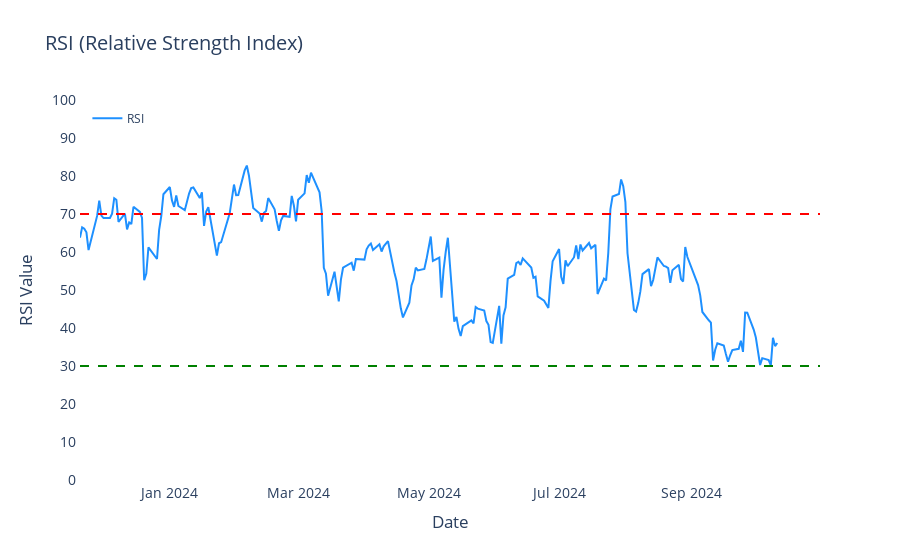
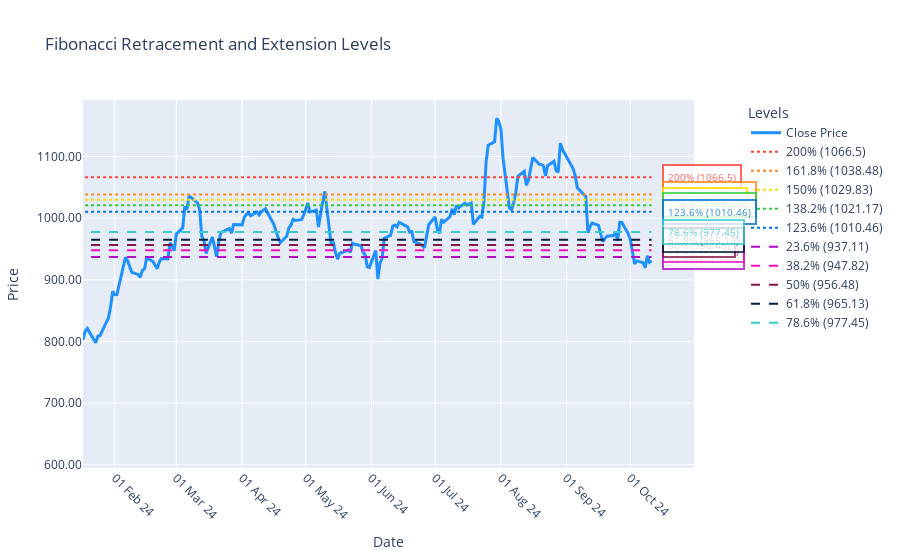
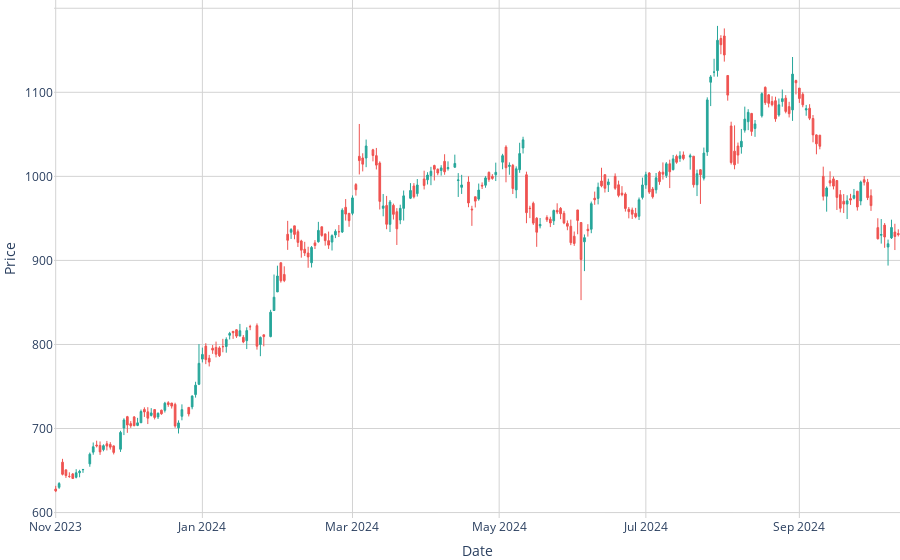

Notebook code for these charts, in order:
### Code cell
#INPUT
name = input('Enter a name: ')

# PREPROCESSING THE NAME
symbol,st_name = search_stock_symbol(name)
symbol = symbol_changes(symbol)

# API CALL
comp = yf.Ticker(symbol)
data = comp.history(period='1y', interval='1d')
info = comp.info

curr_price = info['currentPrice']

weights = {
    'pe': 0.3,
    'rsi': 0.5,
    'macd': 0.5,
    'fib': 0.4,
    'trend': 0.4
}

# PE RATIO AND CAP ID
info = pe_and_market_cap(info)

if info[2] != 1:
    print('The company is not large cap')
    

pe = info[1]

if pe <= 20:
    pe_score = 1  # Buy
    pe_response = f'The P/E ratio is {round(pe,2)}, which is below 20, hence BUY'

else:
    pe_score = -1  # Sell
    pe_response = f'The P/E ratio is {round(pe,2)}, which is above 20, hence SELL'


# RSI
r, window = rsi(data)
rsi_score, rsi_response = analyze_rsi(r)

# MACD
ma = macd(data)
macd_score, macd_response = interpret_macd(ma)


# Fibonacci Retracement
fib = fibonacci_retracement(data)

current_price = data['Close'].iloc[-1]
prev_price = data['Close'].iloc[-2]

trend = fib['trend']

levels = dict()
levels['retracement'] = fib['retracement_levels']
levels ['extension'] = fib['extension_levels']

fib_response, fib_score = fib_insight(current_price=current_price, trend=trend, levels=levels, previous_price=prev_price)

data_trend = calculate_trend(data, short_window=14, long_window=50)
trend_score, trend_response = analyze_trend(data_trend)

final_score = (
    (pe_score * weights['pe']) + 
    (rsi_score * weights['rsi']) + 
    (macd_score * weights['macd']) + 
    (fib_score * weights['fib']) +
    (trend_score * weights['trend'])
)

# Decision based on final score
if final_score > 0:
    print(f'\nBuy stocks of {st_name}')
else:
    print(f'\nSell your stocks of {st_name}')


print(f'Current Price of {st_name}: {curr_price}')
print(f'Market Cap of {st_name}: {round(info[0] / (10 ** 7) , 2)} Crores')

print(pe_response)  

visualise_macd(ma)
print(macd_response)

visualise_rsi(r, window)
print(rsi_response)

fig = visualise_fib(fib, data)
fig.show()
print(*fib_response)

print('\n' + trend_response)
plot_stock_trends_candlestick(a)

### Figure 1 — Plotly figure (JSON) as saved in the notebook; plotly's stock layout.template omitted (floating-point values rounded to 4 significant figures; data arrays with more than 128 entries replaced by an {"elided": "..."} marker saying what was removed)
{"data": [{"hovertemplate": "Date: %{x|%b %d}<br>RSI: %{y:.2f}<extra></extra>", "line": {"color": "dodgerblue", "width": 2}, "mode": "lines", "name": "RSI", "type": "scatter", "x": {"elided": "232 str values"}, "y": {"elided": "232 float values"}}], "layout": {"font": {"size": 14}, "hovermode": "x unified", "legend": {"font": {"size": 12}, "x": 0.01, "y": 0.99}, "plot_bgcolor": "white", "shapes": [{"line": {"color": "red", "dash": "dash", "width": 2}, "type": "line", "x0": 0, "x1": 1, "xref": "x domain", "y0": 70, "y1": 70, "yref": "y"}, {"line": {"color": "green", "dash": "dash", "width": 2}, "type": "line", "x0": 0, "x1": 1, "xref": "x domain", "y0": 30, "y1": 30, "yref": "y"}], "showlegend": true, "title": {"text": "RSI (Relative Strength Index)"}, "xaxis": {"nticks": 10, "range": ["2023-11-20T00:00:00+05:30", "2024-10-31T00:00:00+05:30"], "showgrid": true, "showline": true, "showticklabels": true, "tickmode": "auto", "title": {"text": "Date"}, "zeroline": false}, "yaxis": {"dtick": 10, "range": [0, 100], "showgrid": true, "showline": true, "showticklabels": true, "tick0": 0, "tickmode": "linear", "title": {"text": "RSI Value"}, "zeroline": false}}}

### Figure 2 — Plotly figure (JSON) as saved in the notebook; plotly's stock layout.template omitted (floating-point values rounded to 4 significant figures; data arrays with more than 128 entries replaced by an {"elided": "..."} marker saying what was removed)
{"data": [{"hovertemplate": "<b>Date:</b> %{x|%d %b %y}<br><b>Close:</b> %{y:.2f}<extra></extra>", "line": {"color": "#1e90ff", "width": 3}, "name": "Close Price", "type": "scatter", "x": {"elided": "246 str values"}, "y": {"elided": "246 float values"}}, {"line": {"color": "#FF4136", "dash": "dot", "width": 2}, "mode": "lines", "name": "200% (1066.5)", "type": "scatter", "x": ["2023-10-11T00:00:00+05:30", "2024-10-11T00:00:00+05:30"], "y": [1067.0, 1067.0]}, {"line": {"color": "#FF851B", "dash": "dot", "width": 2}, "mode": "lines", "name": "161.8% (1038.48)", "type": "scatter", "x": ["2023-10-11T00:00:00+05:30", "2024-10-11T00:00:00+05:30"], "y": [1038.0, 1038.0]}, {"line": {"color": "#FFDC00", "dash": "dot", "width": 2}, "mode": "lines", "name": "150% (1029.83)", "type": "scatter", "x": ["2023-10-11T00:00:00+05:30", "2024-10-11T00:00:00+05:30"], "y": [1030.0, 1030.0]}, {"line": {"color": "#2ECC40", "dash": "dot", "width": 2}, "mode": "lines", "name": "138.2% (1021.17)", "type": "scatter", "x": ["2023-10-11T00:00:00+05:30", "2024-10-11T00:00:00+05:30"], "y": [1021.0, 1021.0]}, {"line": {"color": "#0074D9", "dash": "dot", "width": 2}, "mode": "lines", "name": "123.6% (1010.46)", "type": "scatter", "x": ["2023-10-11T00:00:00+05:30", "2024-10-11T00:00:00+05:30"], "y": [1010.0, 1010.0]}, {"line": {"color": "#B10DC9", "dash": "dash", "width": 2}, "mode": "lines", "name": "23.6% (937.11)", "type": "scatter", "x": ["2023-10-11T00:00:00+05:30", "2024-10-11T00:00:00+05:30"], "y": [937.1, 937.1]}, {"line": {"color": "#F012BE", "dash": "dash", "width": 2}, "mode": "lines", "name": "38.2% (947.82)", "type": "scatter", "x": ["2023-10-11T00:00:00+05:30", "2024-10-11T00:00:00+05:30"], "y": [947.8, 947.8]}, {"line": {"color": "#85144b", "dash": "dash", "width": 2}, "mode": "lines", "name": "50% (956.48)", "type": "scatter", "x": ["2023-10-11T00:00:00+05:30", "2024-10-11T00:00:00+05:30"], "y": [956.5, 956.5]}, {"line": {"color": "#001f3f", "dash": "dash", "width": 2}, "mode": "lines", "name": "61.8% (965.13)", "type": "scatter", "x": ["2023-10-11T00:00:00+05:30", "2024-10-11T00:00:00+05:30"], "y": [965.1, 965.1]}, {"line": {"color": "#39CCCC", "dash": "dash", "width": 2}, "mode": "lines", "name": "78.6% (977.45)", "type": "scatter", "x": ["2023-10-11T00:00:00+05:30", "2024-10-11T00:00:00+05:30"], "y": [977.5, 977.5]}], "layout": {"annotations": [{"bgcolor": "white", "bordercolor": "#FF4136", "borderpad": 4, "borderwidth": 2, "font": {"color": "#FF4136", "size": 10}, "opacity": 0.8, "showarrow": false, "text": "200% (1066.5)", "x": "2024-10-11T00:00:00+05:30", "xanchor": "left", "xshift": 10, "y": 1067.0}, {"bgcolor": "white", "bordercolor": "#FF851B", "borderpad": 4, "borderwidth": 2, "font": {"color": "#FF851B", "size": 10}, "opacity": 0.8, "showarrow": false, "text": "161.8% (1038.48)", "x": "2024-10-11T00:00:00+05:30", "xanchor": "left", "xshift": 10, "y": 1038.0}, {"bgcolor": "white", "bordercolor": "#FFDC00", "borderpad": 4, "borderwidth": 2, "font": {"color": "#FFDC00", "size": 10}, "opacity": 0.8, "showarrow": false, "text": "150% (1029.83)", "x": "2024-10-11T00:00:00+05:30", "xanchor": "left", "xshift": 10, "y": 1030.0}, {"bgcolor": "white", "bordercolor": "#2ECC40", "borderpad": 4, "borderwidth": 2, "font": {"color": "#2ECC40", "size": 10}, "opacity": 0.8, "showarrow": false, "text": "138.2% (1021.17)", "x": "2024-10-11T00:00:00+05:30", "xanchor": "left", "xshift": 10, "y": 1021.0}, {"bgcolor": "white", "bordercolor": "#0074D9", "borderpad": 4, "borderwidth": 2, "font": {"color": "#0074D9", "size": 10}, "opacity": 0.8, "showarrow": false, "text": "123.6% (1010.46)", "x": "2024-10-11T00:00:00+05:30", "xanchor": "left", "xshift": 10, "y": 1010.0}, {"bgcolor": "white", "bordercolor": "#B10DC9", "borderpad": 4, "borderwidth": 2, "font": {"color": "#B10DC9", "size": 10}, "opacity": 0.8, "showarrow": false, "text": "23.6% (937.11)", "x": "2024-10-11T00:00:00+05:30", "xanchor": "left", "xshift": 10, "y": 937.1}, {"bgcolor": "white", "bordercolor": "#F012BE", "borderpad": 4, "borderwidth": 2, "font": {"color": "#F012BE", "size": 10}, "opacity": 0.8, "showarrow": false, "text": "38.2% (947.82)", "x": "2024-10-11T00:00:00+05:30", "xanchor": "left", "xshift": 10, "y": 947.8}, {"bgcolor": "white", "bordercolor": "#85144b", "borderpad": 4, "borderwidth": 2, "font": {"color": "#85144b", "size": 10}, "opacity": 0.8, "showarrow": false, "text": "50% (956.48)", "x": "2024-10-11T00:00:00+05:30", "xanchor": "left", "xshift": 10, "y": 956.5}, {"bgcolor": "white", "bordercolor": "#001f3f", "borderpad": 4, "borderwidth": 2, "font": {"color": "#001f3f", "size": 10}, "opacity": 0.8, "showarrow": false, "text": "61.8% (965.13)", "x": "2024-10-11T00:00:00+05:30", "xanchor": "left", "xshift": 10, "y": 965.1}, {"bgcolor": "white", "bordercolor": "#39CCCC", "borderpad": 4, "borderwidth": 2, "font": {"color": "#39CCCC", "size": 10}, "opacity": 0.8, "showarrow": false, "text": "78.6% (977.45)", "x": "2024-10-11T00:00:00+05:30", "xanchor": "left", "xshift": 10, "y": 977.5}], "hovermode": "x unified", "legend": {"title": {"text": "Levels"}}, "showlegend": true, "title": {"text": "Fibonacci Retracement and Extension Levels"}, "xaxis": {"anchor": "y", "domain": [0, 0.94], "range": ["2024-01-17T00:00:00+05:30", "2024-10-31T00:00:00+05:30"], "tickangle": 45, "tickformat": "%d %b %y", "tickmode": "array", "ticktext": ["01 Feb 24", "01 Mar 24", "01 Apr 24", "01 May 24", "01 Jun 24", "01 Jul 24", "01 Aug 24", "01 Sep 24", "01 Oct 24"], "tickvals": ["2024-02-01T00:00:00+05:30", "2024-03-01T00:00:00+05:30", "2024-04-01T00:00:00+05:30", "2024-05-01T00:00:00+05:30", "2024-06-01T00:00:00+05:30", "2024-07-01T00:00:00+05:30", "2024-08-01T00:00:00+05:30", "2024-09-01T00:00:00+05:30", "2024-10-01T00:00:00+05:30"], "title": {"text": "Date"}}, "yaxis": {"anchor": "x", "domain": [0, 1], "tickformat": ".2f", "title": {"text": "Price"}}, "yaxis2": {"anchor": "x", "overlaying": "y", "side": "right", "tickformat": ".2f"}}}

### Figure 3 — Plotly figure (JSON) as saved in the notebook; plotly's stock layout.template omitted (floating-point values rounded to 4 significant figures; data arrays with more than 128 entries replaced by an {"elided": "..."} marker saying what was removed)
{"data": [{"close": {"elided": "232 float values"}, "decreasing": {"fillcolor": "#EF5350", "line": {"color": "#EF5350"}}, "high": {"elided": "232 float values"}, "increasing": {"fillcolor": "#26A69A", "line": {"color": "#26A69A"}}, "line": {"width": 1}, "low": {"elided": "232 float values"}, "open": {"elided": "232 float values"}, "type": "candlestick", "x": {"elided": "232 str values"}}], "layout": {"hovermode": "x unified", "margin": {"b": 0, "l": 0, "r": 0, "t": 0}, "plot_bgcolor": "white", "showlegend": false, "title": {"text": "Candle Chart"}, "xaxis": {"gridcolor": "lightgrey", "gridwidth": 1, "rangebreaks": [{"bounds": ["sat", "mon"]}], "rangeslider": {"visible": false}, "showgrid": true, "showticklabels": true, "title": {"text": "Date"}, "zeroline": false}, "yaxis": {"gridcolor": "lightgrey", "gridwidth": 1, "showgrid": true, "showticklabels": true, "title": {"text": "Price"}, "zeroline": false}}}
